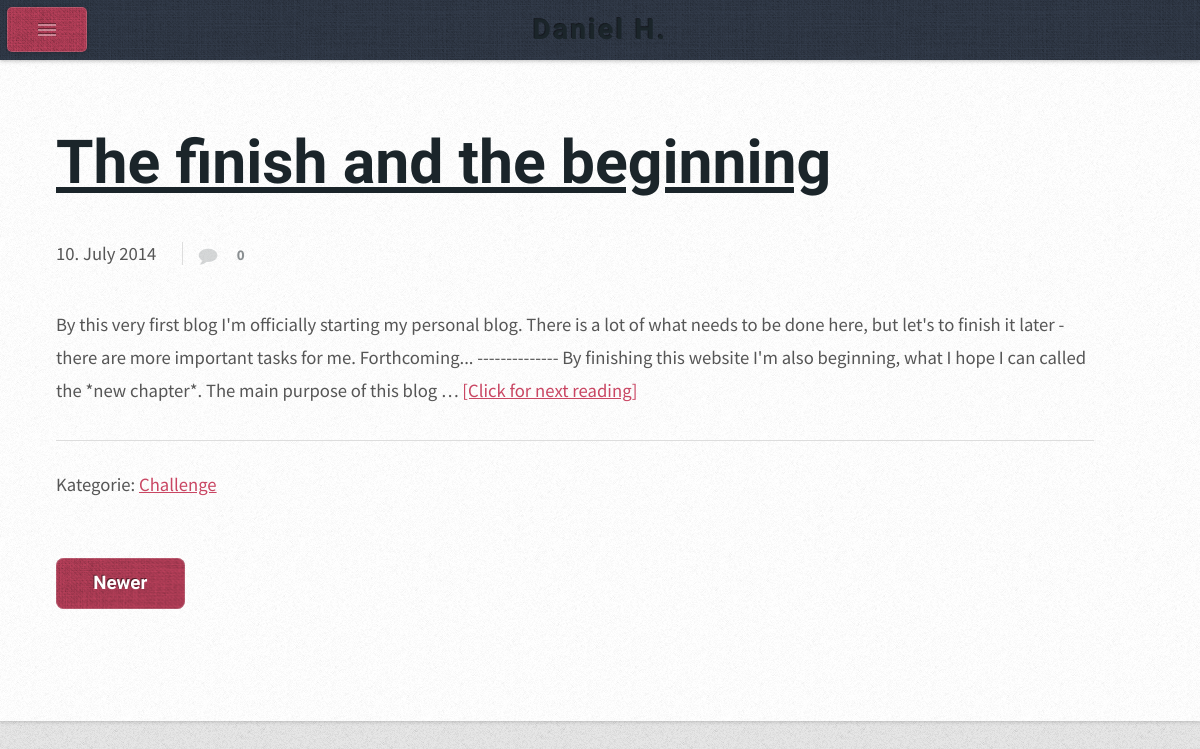
The page /blog/category/challenge on the database its author committed.
### blog/models.py (models this page shows, shortened)
class Blog(models.Model):
    title = models.CharField(max_length=100, unique=True)
    slug = models.SlugField(max_length=100, unique=True)
    posted = models.DateField(db_index=True, auto_now_add=True)
    last_mod = models.DateField(auto_now=True)
    category = models.ForeignKey('blog.Category')
    body_marked = MarkupField(markup_type="ReST")
    publish = models.BooleanField(default=False, verbose_name="Should I publish it?")
    files = models.FileField(upload_to=get_name_file, blank=True)
    title_pic = ThumbnailerImageField(
        upload_to=get_name_file,
        default="/media/pictures/blog/template.jpg",
        verbose_name="Titulní foto")

class Category(models.Model):
    title = models.CharField(max_length=100, db_index=True)
    slug = models.SlugField(max_length=100, db_index=True)
    categ_pic = ThumbnailerImageField(
        upload_to=get_name_file,
        default="/media/pictures/blog/template.jpg",
        verbose_name="Foto kategorie")

### blog/views.py (the view)
def view_category(request, slug):
    category = get_object_or_404(Category, slug=slug)
    context = {
         'category': category,
         'posts': Blog.objects.filter(publish=True, category=category)[:5]
     }
    return render(request, 'blog_index.html', context)

### blog/templatetags/categ_tags.py (called while the page is built)
@register.simple_tag
def get_pub(str_category):
    catId = Category.objects.filter(title=str_category)[0].id
    all_pub_per_categ = Blog.objects.filter(publish=True, category=catId).order_by("-posted")
    return(all_pub_per_categ)

### context_processors.py (called while the page is built)
def extra_context(request):
    extras = {}
    try:
        extras["ALL_CATEGS"] = Category.objects.all()
        extras["L_POSTS"] = Blog.objects.filter(publish=True).order_by("-posted")[:7]
        extras["L_PROJECTS"] = Project.objects.all().order_by("-start")[:7]
    except:
        extras["ER"] = 1
    return(extras)

### blog/templates/blog_index.html (shortened to what this page needs)
{% extends 'base.html' %}
{% load thumbnail %}
{% block content %}
    {% for post in posts %}
        <article class="is-post is-post-excerpt" xmlns="http://www.w3.org/1999/html">
            <header>
                <h1 class="outer"><a href="{% url 'blog:view_blog_post' post.slug %}">{{ post.title }}</a></h1>
            </header>
            <div class="info">
                <span class="date"><span class="day">{{ post.posted|date:"j" }}. </span><span
                        class="month">{{ post.posted |date:"F"|slice:":3" }}<span>{{ post.posted|date:"F"|slice:"3:" }}</span></span> <span
                        class="year">{{ post.posted|date:"Y" }}</span></span>
                <ul class="stats">
                    <li><a href="#" class="fa fa-comment"><a href="{% url 'blog:view_blog_post' post.slug  %}#disqus_thread">0</a></a></li>
                </ul>
            </div>
           <p>
                {{ post.body_marked|truncatewords_html:60|safe }}
               <a href="{% url 'blog:view_blog_post' post.slug %}">[Click for next reading]</a>
            </p>
                <hr>
                Kategorie: <a href="{% url 'blog:view_blog_category' post.category.slug %}">{{ post.category.title }}</a>
        </article>
    {% endfor %}
    {% if prev != 'no_prev' %}
        <a class="button next" href="/blog/{{ prev }}">Newer</a>
    {% endif %}
    </div>
{% endblock %}

### templates/base.html (shortened to what this page needs)
{% load i18n staticfiles %}
{% load categ_tags %}
<!DOCTYPE HTML>
<html>
{% block nacten %}
    <head>
    </head>
{% endblock %}
<body class="left-sidebar">
<div id="wrapper">
    <div id="content">
        <div id="content-inner">
            {% block content %}
            {% endblock %}
        </div>
    </div>
    <div id="sidebar">
        <div id="logo">
            <h1>Daniel H.</h1>
        </div>
    </div>
</body>
</html>

### sfiles/css/style.css (style rules this page uses)
* { -moz-box-sizing: border-box; -webkit-box-sizing: border-box; -o-box-sizing: border-box; -ms-box-sizing: border-box; box-sizing: border-box; }
body, input, textarea { font-family: 'Source Sans Pro', sans-serif; font-weight: 400; color: #565656; }
body { background-color: #e8e8e8; background-image: url('images/bg2.png'); }
a { color: #c94663; }
h1,h2,h3,h4,h5,h6 { font-family: 'Open Sans Condensed', sans-serif; font-weight: 700; color: #1b252a; }
h1 a, h2 a, h4 a, h5 a, h6 a { //text-decoration: none; color: inherit; }
header { margin: 0 0 2em 0; }
hr { border: 0; border-top: solid 1px #ddd; padding: 1.5em 0 0 0; margin: 1.75em 0 0 0; }
p, ul, ol, table { margin-bottom: 1em; }
section, article { margin-bottom: 3em; }
section > :last-child, article > :last-child { margin-bottom: 0; }
.button { background-color: #c94663; background-image: url('images/bg1.png'); border-radius: 0.4em; text-align: center; box-shadow: inset 0px 0px 0px 1px rgba(255,255,255,0.15); color: #fff; font-family: 'Open Sans Condensed', sans-serif; font-weight: 700; text-decoration: none; -moz-transition: background-color .25s ease-in-out, color .25s ease-in-out; -webkit-transition: background-color .25s ease-in-out, color .25s ease-in-out; -o-transition: background-color .25s ease-in-out, color .25s ease-in-out; -ms-transition: background-color .25s ease-in-out, color .25s ease-in-out; transition: background-color .25s ease-in-out, color .25s ease-in-out; text-shadow: -1px -1px 0px rgba(0,0,0,0.5); }
.fa { text-decoration: none; }
.fa:before { display:inline-block; font-family: FontAwesome; font-size: 1.25em; text-decoration: none; font-style: normal; font-weight: normal; line-height: 1; -webkit-font-smoothing:antialiased; -moz-osx-font-smoothing:grayscale; }
.fa-comment:before { content:"\f075" }
.is-post { position: relative; }
.is-post .info .stats { margin-top: 0; }
.is-post .info .stats a { font-size: 0.8em; text-decoration: none; color: #1b252a; font-weight: 700; }
#wrapper { position: relative; }
#sidebar { color: #929da4; text-shadow: -1px -1px 0px rgba(0,0,0,0.5); }
#sidebar h1, #sidebar h2, #sidebar h3, #sidebar h4, #sidebar h5, #sidebar h6 { color: #fff; }
#content { position: relative; background-color: #fff; }
#content:after { content: ''; display: block; position: absolute; left: 0; top: 0; width: 100%; height: 100%; background-image: url('images/bg2.png'); opacity: 0.5; }
#content-inner { position: relative; z-index: 1; }

### sfiles/css/style-desktop.css (style rules this page uses)
body { line-height: 1.75em; height: 100%; }
h1 { font-size: 1.2em; }
.button { display: inline-block; padding: 0.5em 2em 0.5em 2em; }
.is-post .info .stats li a { border-radius: 0.4em; opacity: 0.5; -moz-transition: opacity .25s ease-in-out, background-color .25s ease-in-out; -webkit-transition: opacity .25s ease-in-out, background-color .25s ease-in-out; -o-transition: opacity .25s ease-in-out, background-color .25s ease-in-out; -ms-transition: opacity .25s ease-in-out, background-color .25s ease-in-out; transition: opacity .25s ease-in-out, background-color .25s ease-in-out; }
#logo { background-color: #c94663; background-image: url('images/bg1.png'); padding: 1.75em 0.5em 1.75em 0.5em; border-radius: 0.4em; text-align: center; box-shadow: inset 0px 0px 0px 1px rgba(255,255,255,0.15), 0 0.025em 0.15em 0em rgba(0,0,0,0.25); }
#logo h1 { font-family: 'Open Sans Condensed', sans-serif; font-weight: 700; color: #fff; font-size: 2em; letter-spacing: 0.1em; }
#content { box-shadow: 0 0 0.25em 0em rgba(0,0,0,0.25); }
#content-inner { max-width: 1038px; }
#sidebar { position: absolute; top: 0; padding: 3em 1.35em 1em 1.15em; width: 14em; background: #364050 url('images/bg1.png'); box-shadow: inset -0.1em 0em 0.35em 0em rgba(0,0,0,0.15); }
body.left-sidebar #sidebar { left: 0; }

### sfiles/css/style-narrower.css (style rules this page uses)
body { min-width: 641px; font-size: 14pt; }
#logo { display: none; }
#content { margin-top: 60px; }
body.left-sidebar #content { margin-left: 0; }
#sidebar { width: auto; background: none; padding: 30px 20px 30px 20px; }

### rows shown on the page
Blog: title "The finish and the beginning", posted "10", posted "Jul", posted "y", posted "2014", body_marked "By this very first blog I'm officially starting my personal blog. There is a lot of what needs to be done here, but let's to finish it later - there are more important tasks for me. Forthcoming... -------------- By finishing this website I'm also beginning, what I hope I can called the *new chapter*. The main purpose of this blog …", category "Challenge"
